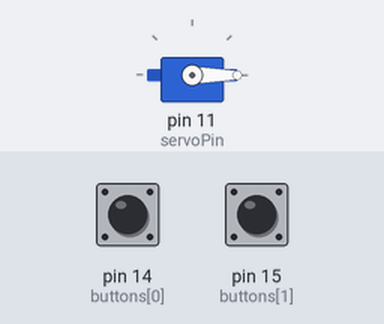
Simulated run of this sketch. Board: Arduino Uno, built with avr-gcc and run on an emulated ATmega328P. Shown: servo. The test bench sets the inputs (shaded band); at power-on: pin 14 (buttons[0]) LOW, pin 15 (buttons[1]) LOW.

Above: at 1.2 s.
1.3 s: pin 14 (buttons[0]) pulled HIGH for 1 s
At 3.6 s:
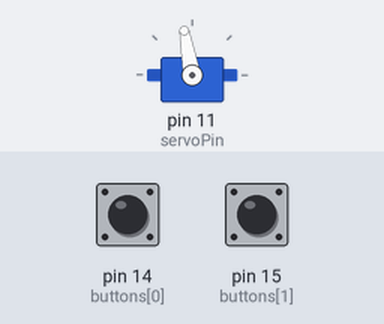
4.3 s: pin 15 (buttons[1]) pulled HIGH for 3.2 s
At 8.2 s:
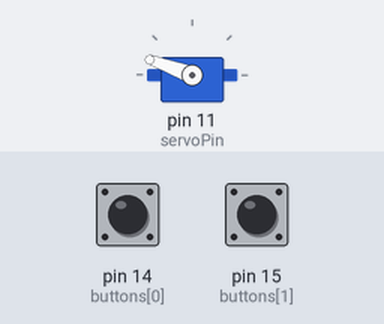
9.0 s: pin 14 (buttons[0]) pulled HIGH for 0.15 s
At 9.9 s:
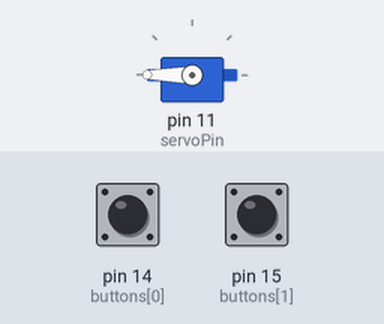
10.6 s: pin 14 (buttons[0]) pulled HIGH for 3.2 s
At 14.3 s:
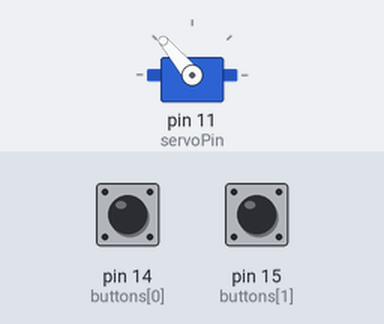
15.3 s: pin 15 (buttons[1]) pulled HIGH for 1 s
At 16.6 s:
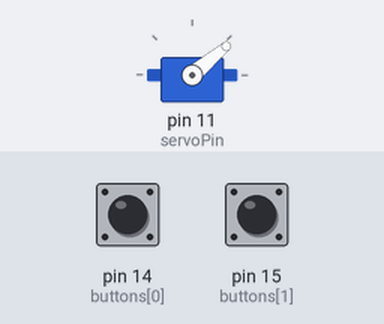
Timing chart, 0 to 18.3 s (numbered marks = the images above; inputs shaded):
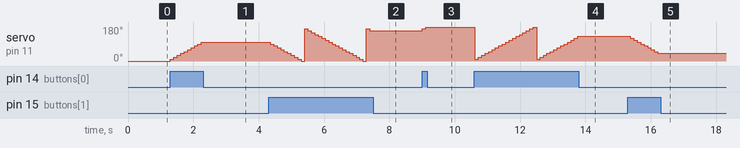

Measured:
- after the input at 1.3 s, servo on pin 11 (servoPin): moves from 0° to 100° over 0.95 s, starting at once
- after the input at 4.3 s, servo on pin 11 (servoPin): ramps from 170° to 0° and jumps back, once every 1.9 s
- after the input at 9.0 s, servo on pin 11 (servoPin): 160° → 170° at once, → 180° 0.11 s later
- after the input at 10.6 s, servo on pin 11 (servoPin): ramps from 10° to 180° and jumps back, once every 1.9 s
- after the input at 15.3 s, servo on pin 11 (servoPin): moves from 130° to 40° over 0.84 s, starting after 0.07 s

The sketch:

HW9-1_202255513.ino
```cpp
// HW9-1_202255513

 /* 풀다운 저항 버튼 2개를 연결
 * 14번 핀에 연결된 버튼을 누르면 서보모터 위치 10도 증가
 * 15번 핀에 연결된 버튼을 누르면 서보모터 위치 10도 감소
 */

#include <Servo.h>

Servo myServo;
int servoPin = 11;
int buttons[] = {14, 15};
int angle = 0;
int angle_step = 10;

void setup() {
  myServo.attach(servoPin);
  myServo.write(angle); // 0도에서 시작
  pinMode(buttons[0],INPUT);
  pinMode(buttons[1],INPUT);
}

void loop() {
  boolean plus_state = digitalRead(buttons[0]);
  boolean minus_state = digitalRead(buttons[1]);

  if(plus_state ==true && minus_state == false){
    if(angle >= 180){ // 180도를 넘어가면 0도로 지정
      angle = 0;
    }
    //10도씩 증가
    angle += angle_step;
    myServo.write(angle);
    delay(5);
  }
  else if(plus_state ==false && minus_state == true){
    if(angle <= 0){ // 0도를 넘어가면 180도로 지정
      angle = 180;
    }
    //10도씩 감소
    angle -= angle_step;
    myServo.write(angle);
    delay(5);
  }
  delay(100);
}
```
